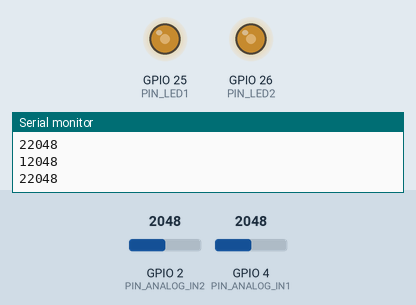
Simulated run of this sketch. Board: ESP32. Shown: output pins drawn as LEDs (lit = HIGH), the last lines printed to the serial monitor. The test bench sets the inputs (shaded band); at power-on: GPIO 2 (PIN_ANALOG_IN2) = 2048, GPIO 4 (PIN_ANALOG_IN1) = 2048.

Above: at 1.2 s.
1.3 s: GPIO 2 (PIN_ANALOG_IN2) set to 2866
At 1.8 s:
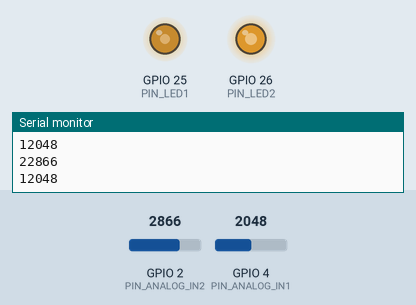
2.8 s: GPIO 4 (PIN_ANALOG_IN1) set to 2866
At 4.0 s:
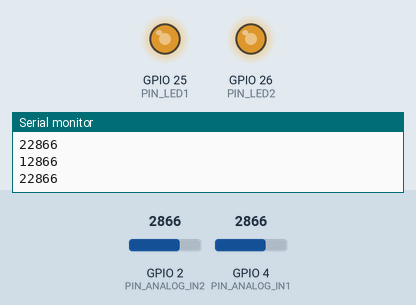
4.3 s: GPIO 2 (PIN_ANALOG_IN2) set to 3603
At 5.3 s:
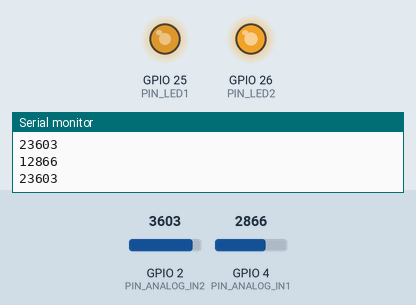
5.8 s: GPIO 4 (PIN_ANALOG_IN1) set to 3603
At 6.4 s:
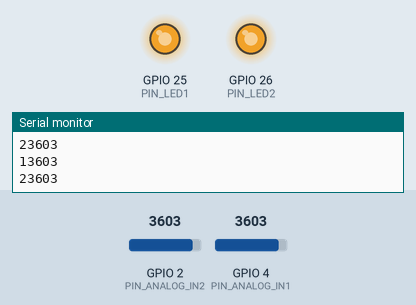
7.3 s: GPIO 2 (PIN_ANALOG_IN2) set to 2047
At 8.5 s:
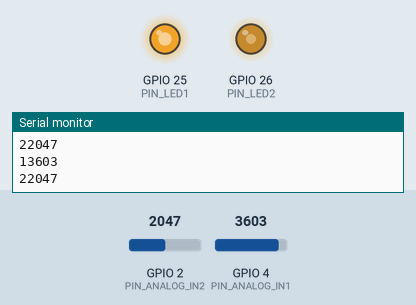
8.8 s: GPIO 4 (PIN_ANALOG_IN1) set to 491
At 9.9 s:
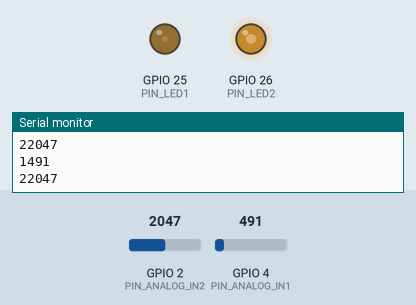
Timing chart, 0 to 11.3 s (numbered marks = the images above; inputs shaded):
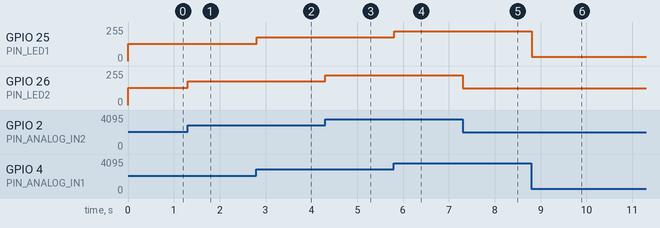

The sketch:

potentiometer_digitaltwin.ino
```cpp
#define PIN_ANALOG_IN1   4
#define PIN_ANALOG_IN2   2
#define PIN_LED1         25
#define PIN_LED2         26
#define CHAN1            0
#define CHAN2            15
void setup() {
  Serial.begin(115200);
  ledcSetup(CHAN1, 1000, 12);
  ledcAttachPin(PIN_LED1, CHAN1);
  ledcSetup(CHAN2, 1000, 12);
  ledcAttachPin(PIN_LED2, CHAN2);
}

void loop() {
  int adcVal1 = analogRead(PIN_ANALOG_IN1); //read adc
  Serial.println("1"+String(adcVal1));
  int adcVal2 = analogRead(PIN_ANALOG_IN2);
  Serial.println("2"+String(adcVal2));
  // int pwmVal = adcVal;
  ledcWrite(CHAN1, adcVal1);
  ledcWrite(CHAN2, adcVal2);
  delay(10);
}
```

Measured:
- after the input at 1.3 s, GPIO 26 (PIN_LED2): 128/255 → 178/255 at once
- after the input at 2.8 s, GPIO 25 (PIN_LED1): 128/255 → 178/255 at once
- after the input at 4.3 s, GPIO 26 (PIN_LED2): 178/255 → 224/255 at once
- after the input at 5.8 s, GPIO 25 (PIN_LED1): 178/255 → 224/255 at once
- after the input at 7.3 s, GPIO 26 (PIN_LED2): 224/255 → 127/255 at once
- after the input at 8.8 s, GPIO 25 (PIN_LED1): 224/255 → 31/255 at once
